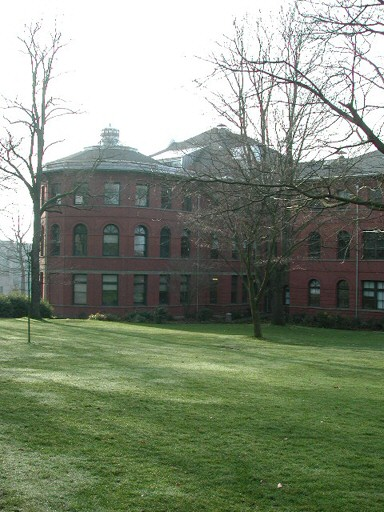
#> input picture test_images/prtn00.jpg, 384 x 512 px
$ python -i sift_impl.py   (imports and definitions only)
#> lines starting #> are read from the running program, lines starting #| are printed output that depends on the picture
#> further down, picture is the input picture: shape (512, 384, 3); mean B, G, R 121.6, 140.8, 130.6
# 參考 Distinctive Image Features from Scale-Invariant Keypoints 論文實作 (https://www.cs.ubc.ca/~lowe/papers/ijcv04.pdf)


from functools import cmp_to_key
from cv2 import resize, GaussianBlur, subtract, KeyPoint, INTER_LINEAR, INTER_NEAREST
from numpy import all, array, arctan2, cos, sin, exp, dot, log, logical_and, roll, sqrt, stack, trace, deg2rad, rad2deg, where, zeros, floor, round, float32
from numpy.linalg import det, lstsq, norm

# 全局微小數值容差，用於避免除以零
float_tolerance = 1e-7

#################
# 主函式：計算 Keypoints 和 Descriptors
#################
def computeKeypointsAndDescriptors(image, sigma=1.6, num_intervals=3, assumed_blur=0.5, image_border_width=5):
    """
    計算輸入影像的 SIFT 關鍵點和描述子
    步驟：
      1. 生成金字塔基底影像
      2. 計算高斯模糊金字塔
      3. 計算差分金字塔 (DoG)
      4. 在尺度空間中尋找極值點
      5. 去除重複關鍵點
      6. 將鍵點座標轉回原始影像大小
      7. 生成描述子向量
    """
#> called with sigma = 1.6, num_intervals = 3, assumed_blur = 0.5, image_border_width = 5
    image = image.astype('float32')  # 轉為 float32
    base_image = generateBaseImage(image, sigma, assumed_blur)  # 步驟 1
    num_octaves = computeNumberOfOctaves(base_image.shape)  # 步驟 2
    gaussian_kernels = generateGaussianKernels(sigma, num_intervals)  # 生成模糊核
    gaussian_images = generateGaussianImages(base_image, num_octaves, gaussian_kernels)  # 步驟 3
    dog_images = generateDoGImages(gaussian_images)  # 步驟 4
    keypoints = findScaleSpaceExtrema(gaussian_images, dog_images, num_intervals, sigma, image_border_width)  # 步驟 5
    keypoints = removeDuplicateKeypoints(keypoints)  # 去重
    keypoints = convertKeypointsToInputImageSize(keypoints)  # 調回尺寸
    descriptors = generateDescriptors(keypoints, gaussian_images)  # 步驟 7
    return keypoints, descriptors

#########################
# 影像金字塔相關函式
#########################
def generateBaseImage(image, sigma, assumed_blur):
    """
    生成基底影像：將輸入影像上採樣 2 倍並應用高斯模糊
    """
#> called with sigma = 1.6, assumed_blur = 0.5
    print('Generate Base Image...')
    if sigma is None:
        sigma = 1.6
    # 插值放大
    image = resize(image, (0, 0), fx=2, fy=2, interpolation=INTER_LINEAR)
#> image: shape (1024, 768, 3) float32
    # 計算差量模糊
    sigma_diff = sqrt(max((sigma ** 2) - ((2 * assumed_blur) ** 2), 0.01))
    return GaussianBlur(image, (0, 0), sigmaX=sigma_diff, sigmaY=sigma_diff)
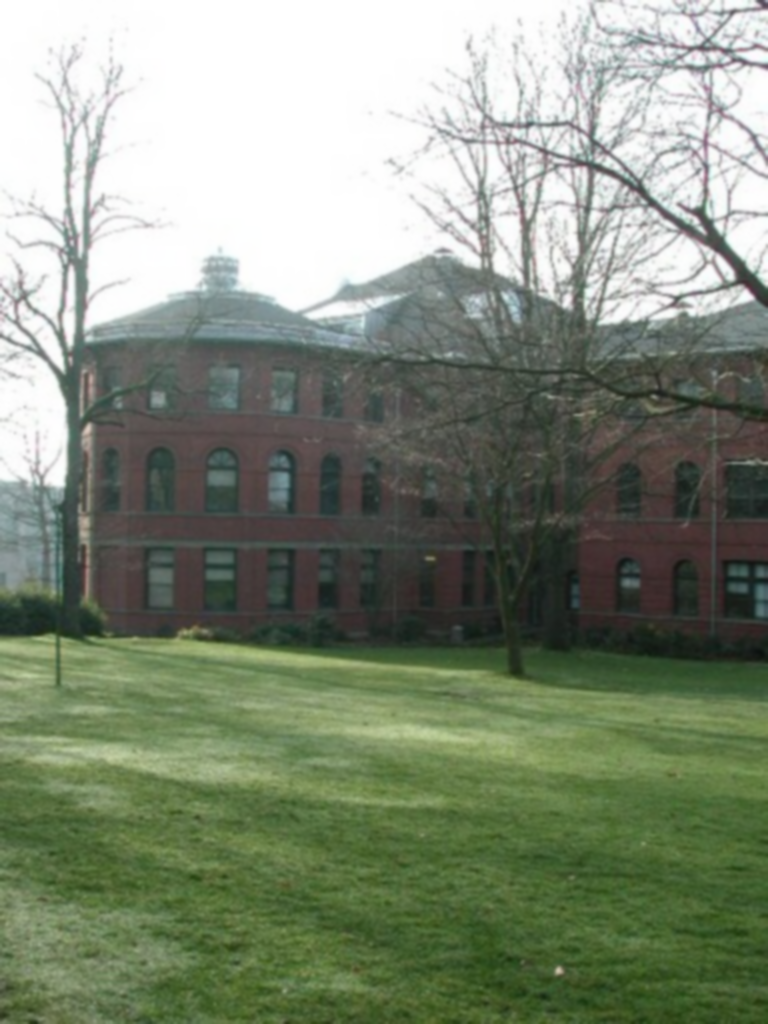
#> returned value: shape (1024, 768, 3) float32; mean of channels 0, 1, 2 121.6, 140.8, 130.7; drawn as B, G, R

def computeNumberOfOctaves(image_shape):
    """
    根據基底影像最小邊長計算金字塔層數
    """
    return int(round(log(min(image_shape)) / log(2) - 1))

def generateGaussianKernels(sigma, num_intervals):
    """
    生成每個尺度的高斯核標準差
    """
#> called with sigma = 1.6, num_intervals = 3
    print('Generate Gaussian Kernels...')
    num_images_per_octave = num_intervals + 3
    k = 2 ** (1. / num_intervals)
    kernels = zeros(num_images_per_octave)
    kernels[0] = sigma
    for idx in range(1, num_images_per_octave):
        sigma_prev = (k ** (idx - 1)) * sigma
        sigma_total = k * sigma_prev
        kernels[idx] = sqrt(sigma_total**2 - sigma_prev**2)
    return kernels

def generateGaussianImages(image, num_octaves, gaussian_kernels):
    """
    生成高斯金字塔，每個 octave 分別模糊後再下採樣
    """
#> called with num_octaves = 1, gaussian_kernels = array of shape (6,)
    print('Generate Gaussian Images...')
    pyramid = []
    for _ in range(num_octaves):
        octave_imgs = [image]
        for g in gaussian_kernels[1:]:
            image = GaussianBlur(image, (0, 0), sigmaX=g, sigmaY=g)
            octave_imgs.append(image)
        pyramid.append(octave_imgs)
        # 下採樣作為下一 octave 基底
        base = octave_imgs[-3]
        image = resize(base, (base.shape[1]//2, base.shape[0]//2), interpolation=INTER_NEAREST)
#> this loop made 1 pass
#> pass 1, in generateGaussianImages, `base = octave_imgs[-3]`:
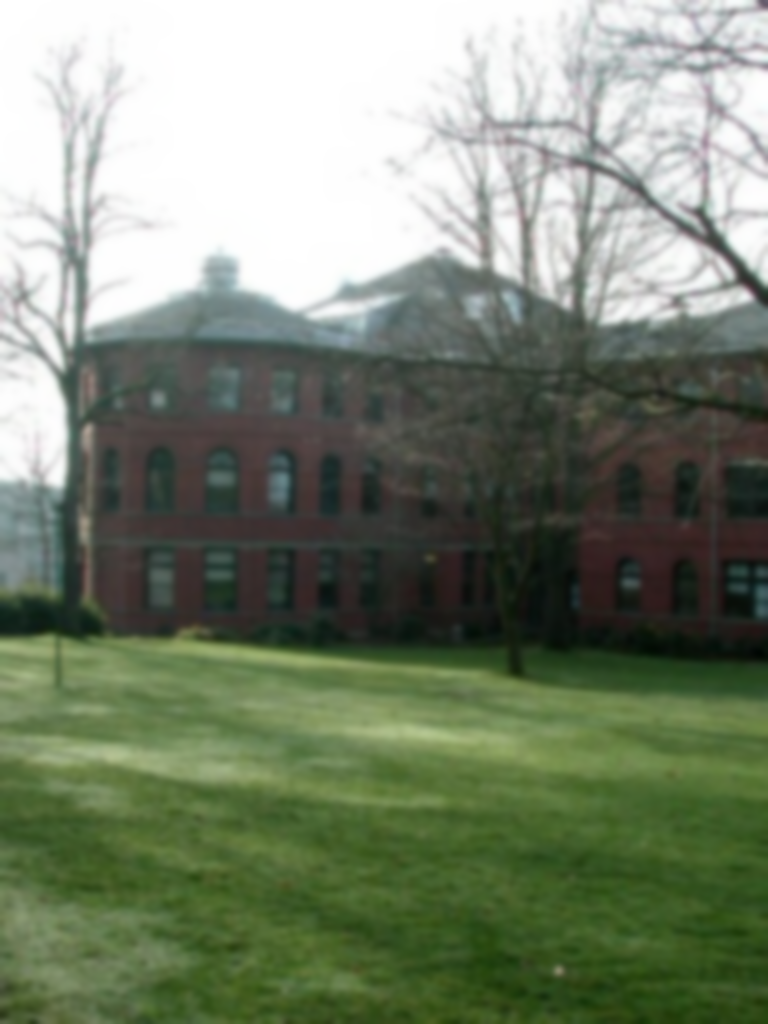
#> base: shape (1024, 768, 3) float32; mean of channels 0, 1, 2 121.6, 140.8, 130.7; drawn with min black and max white
#> after the loop, pyramid = 1 item
    return array(pyramid, dtype=object)

def generateDoGImages(gaussian_images):
    """
    生成差分金字塔 (DoG)，方便極值檢測
    """
    print('Generate DoG Images...')
    dog_pyr = []
    for octave in gaussian_images:
        dogs = []
        for first, second in zip(octave, octave[1:]):
            dogs.append(subtract(second, first))  # 差分可能為負
        dog_pyr.append(dogs)
#> after the loop, dog_pyr = []
    return array(dog_pyr, dtype=object)

###############################
# 尺度空間極值檢測相關函式
###############################
# [251 lines left out: functions findScaleSpaceExtrema, isPixelAnExtremum, localizeExtremumViaQuadraticFit, computeGradientAtCenterPixel, computeHessianAtCenterPixel, computeKeypointsWithOrientations and 5 more, not called in this run]

>>> import cv2
>>> picture = cv2.imread('../test_images/prtn00.jpg')
#> (the run stopped early here; a loop or call above may not have finished)

$ run again, on test_images/prtn01.jpg
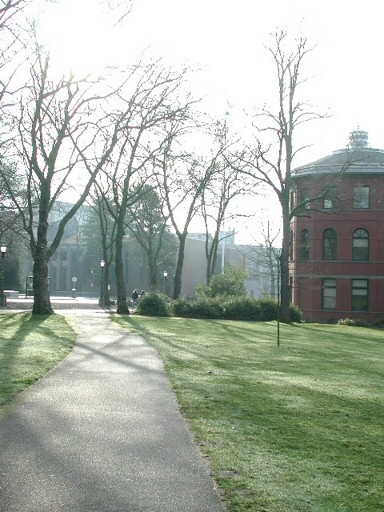
#> input picture test_images/prtn01.jpg, 384 x 512 px
#> picture is the input picture: shape (512, 384, 3); mean B, G, R 164.6, 175.8, 168
#> in generateBaseImage, `return GaussianBlur(image, (0, 0), sigmaX=sigma_diff, sigmaY=sigma_diff)`:
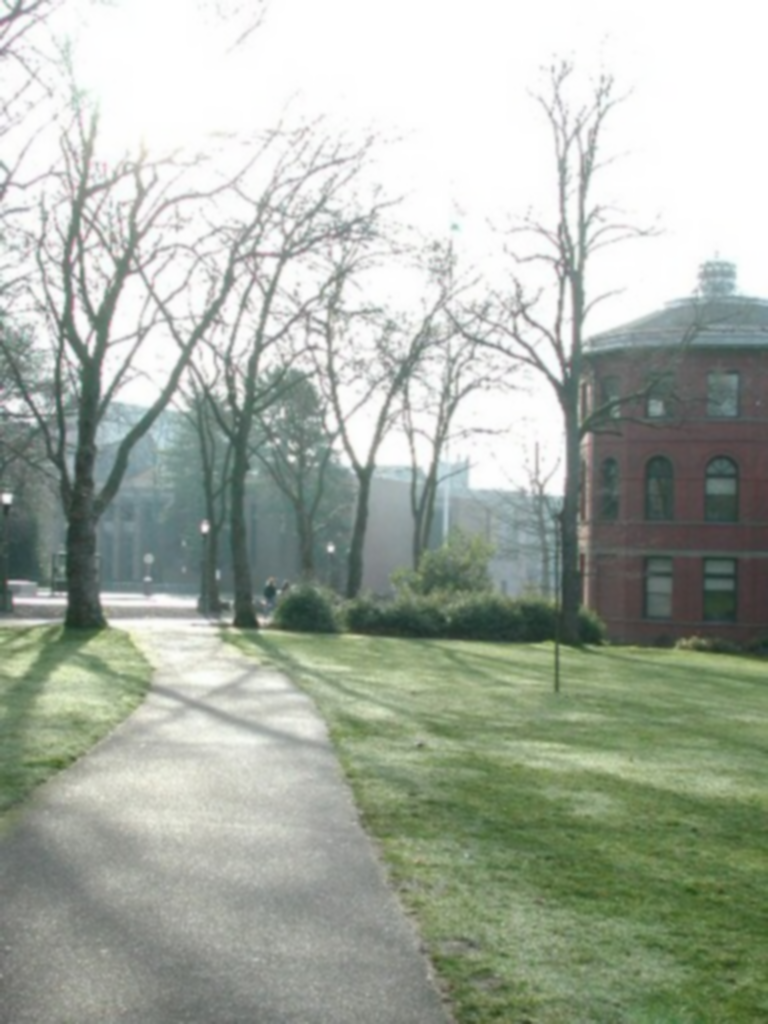
#> returned value: shape (1024, 768, 3) float32; mean of channels 0, 1, 2 164.7, 175.8, 168.1; drawn as B, G, R
#> the loop in generateGaussianImages, `for _ in range(num_octaves):` made 1 pass
#> pass 1, in generateGaussianImages, `base = octave_imgs[-3]`:
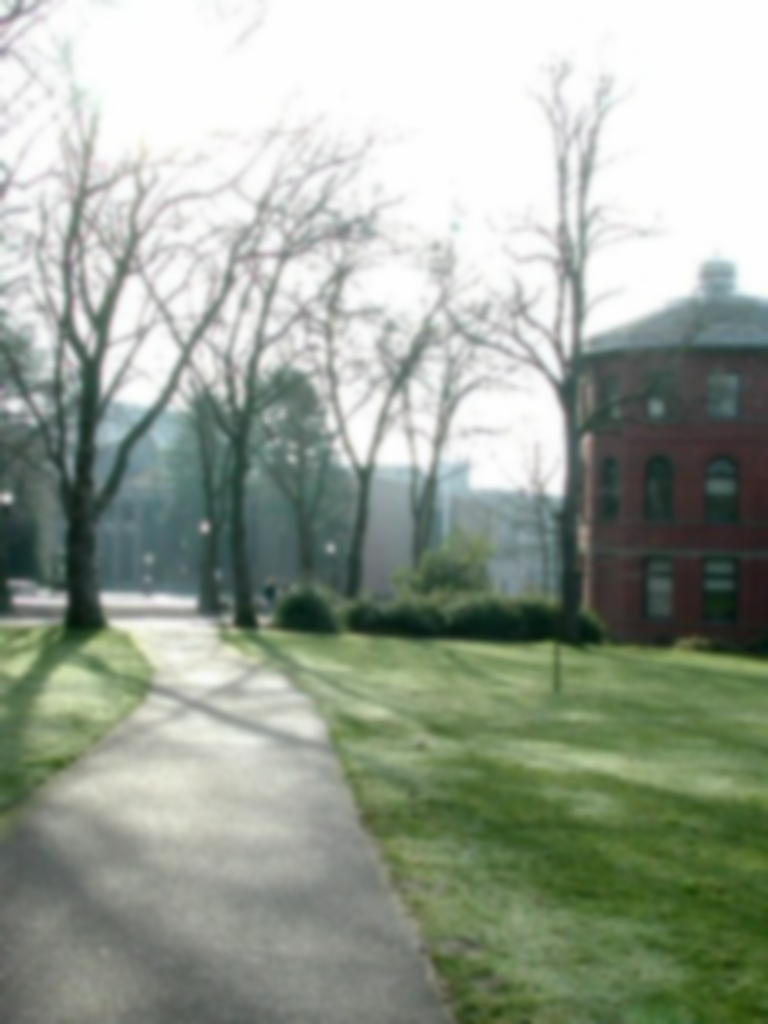
#> base: shape (1024, 768, 3) float32; mean of channels 0, 1, 2 164.6, 175.8, 168; drawn with min black and max white
#> after the loop in generateGaussianImages, `for _ in range(num_octaves):`: pyramid = 1 item
#> the loop in generateDoGImages, `for octave in gaussian_images:` made 1 pass
#> after the loop in generateDoGImages, `for octave in gaussian_images:`: dog_pyr = []

$ run again, on test_images/prtn02.jpg
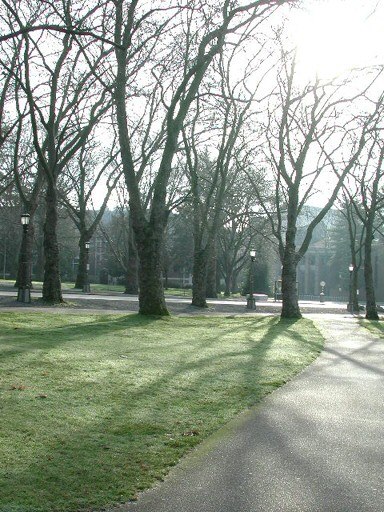
#> input picture test_images/prtn02.jpg, 384 x 512 px
#> picture is the input picture: shape (512, 384, 3); mean B, G, R 140.5, 153.5, 144
#> in generateBaseImage, `image = resize(image, (0, 0), fx=2, fy=2, interpolation=INTER_LINEAR)`:
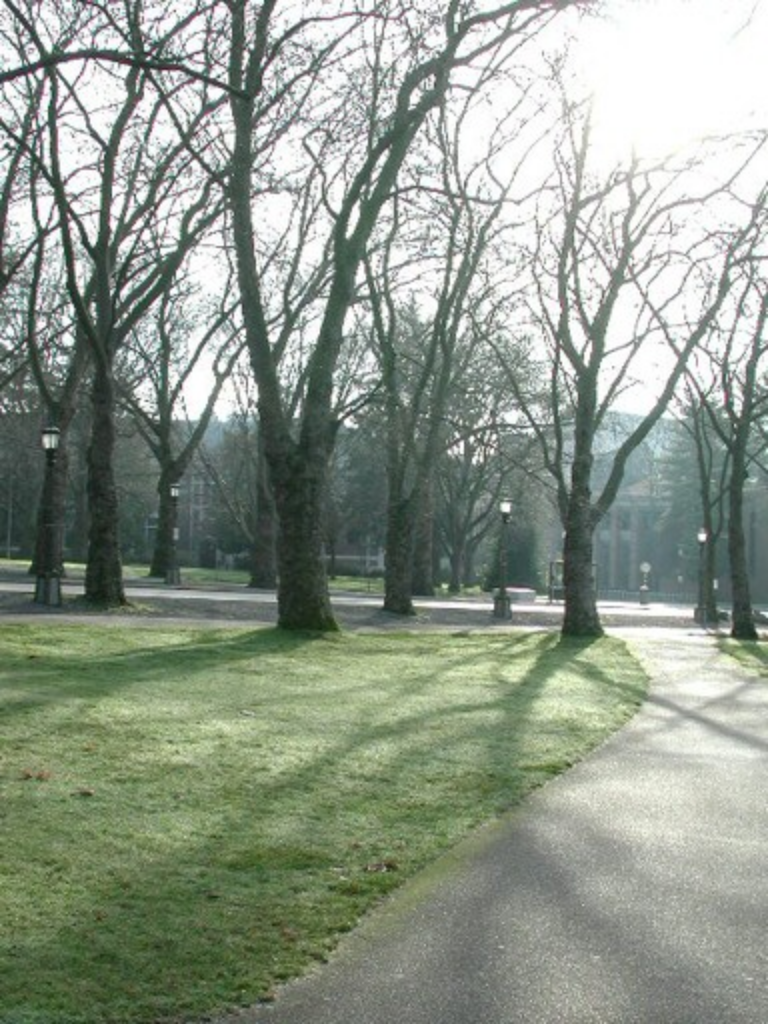
#> image: shape (1024, 768, 3) float32; mean of channels 0, 1, 2 140.5, 153.5, 144; drawn as B, G, R
#> the loop in generateGaussianImages, `for _ in range(num_octaves):` made 1 pass
#> pass 1, in generateGaussianImages, `base = octave_imgs[-3]`:
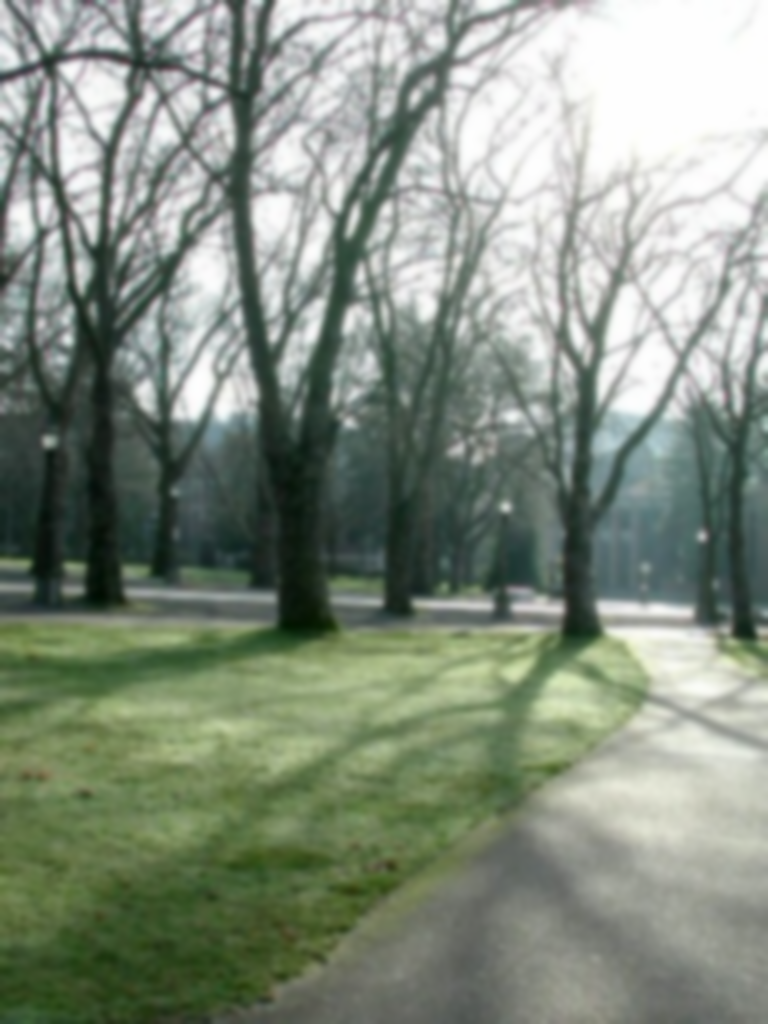
#> base: shape (1024, 768, 3) float32; mean of channels 0, 1, 2 140.5, 153.5, 144; drawn with min black and max white
#> after the loop in generateGaussianImages, `for _ in range(num_octaves):`: pyramid = 1 item
#> the loop in generateDoGImages, `for octave in gaussian_images:` made 1 pass
#> after the loop in generateDoGImages, `for octave in gaussian_images:`: dog_pyr = []

$ run again, on test_images/prtn03.jpg
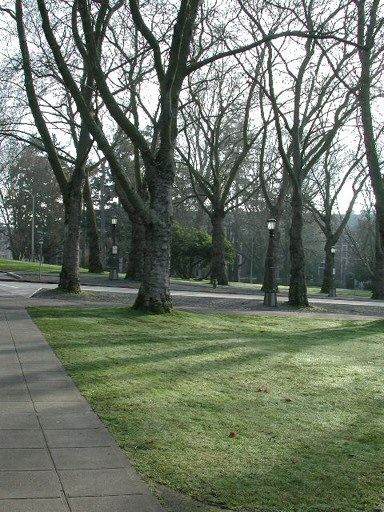
#> input picture test_images/prtn03.jpg, 384 x 512 px
#> picture is the input picture: shape (512, 384, 3); mean B, G, R 104.5, 119.1, 109.9
#> in generateBaseImage, `image = resize(image, (0, 0), fx=2, fy=2, interpolation=INTER_LINEAR)`:
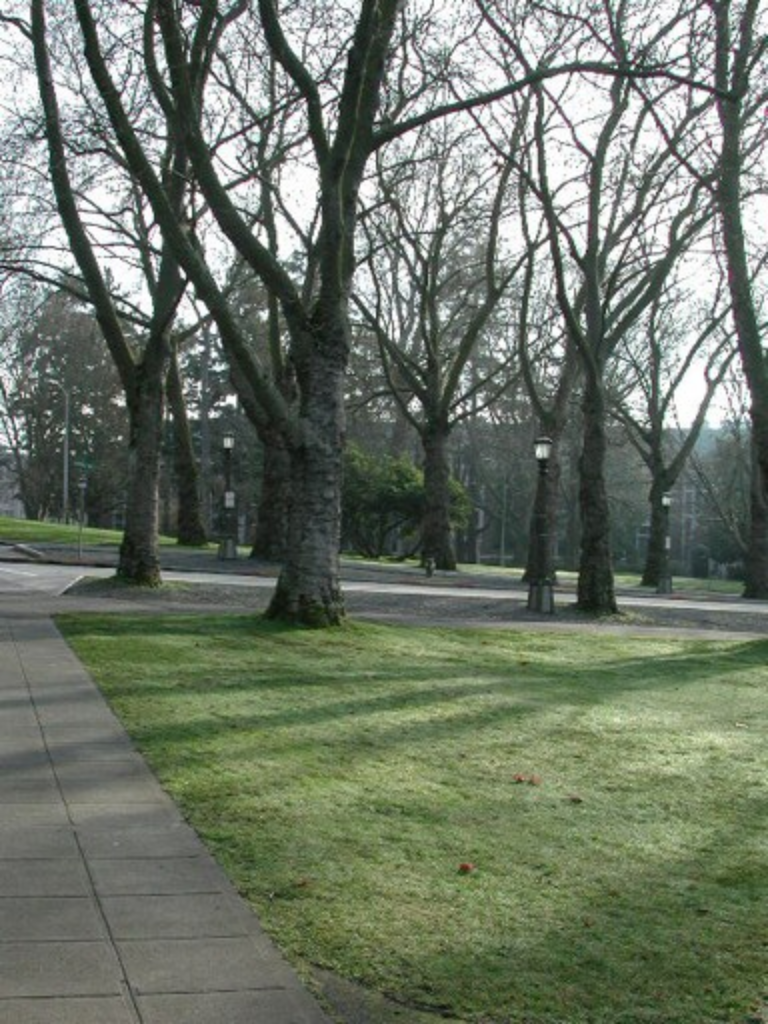
#> image: shape (1024, 768, 3) float32; mean of channels 0, 1, 2 104.5, 119.1, 109.9; drawn as B, G, R
#> the loop in generateGaussianImages, `for _ in range(num_octaves):` made 1 pass
#> pass 1, in generateGaussianImages, `base = octave_imgs[-3]`:
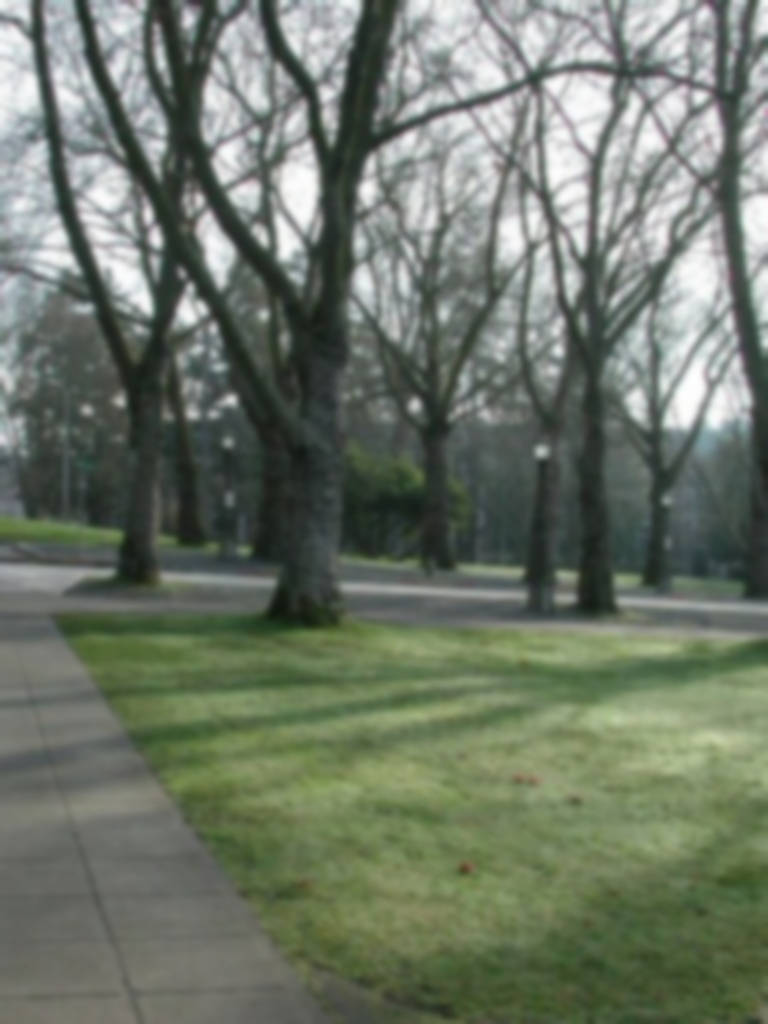
#> base: shape (1024, 768, 3) float32; mean of channels 0, 1, 2 104.5, 119.1, 109.9; drawn as B, G, R
#> after the loop in generateGaussianImages, `for _ in range(num_octaves):`: pyramid = 1 item
#> the loop in generateDoGImages, `for octave in gaussian_images:` made 1 pass
#> after the loop in generateDoGImages, `for octave in gaussian_images:`: dog_pyr = []
